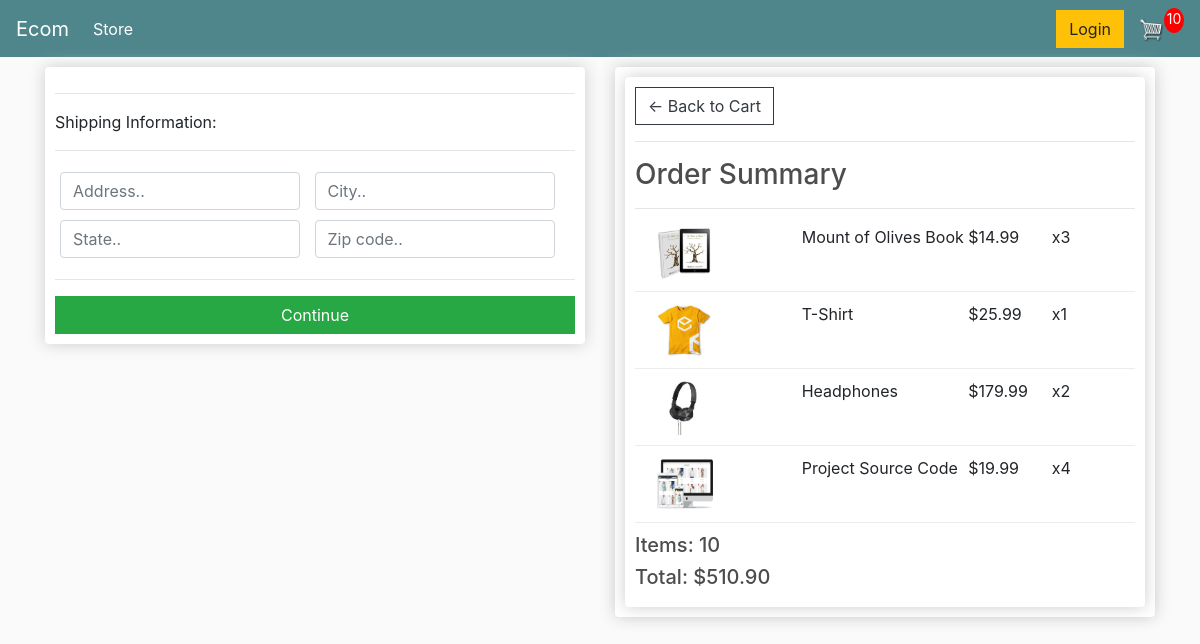
Before: /checkout/ (signed in) with the older database file.
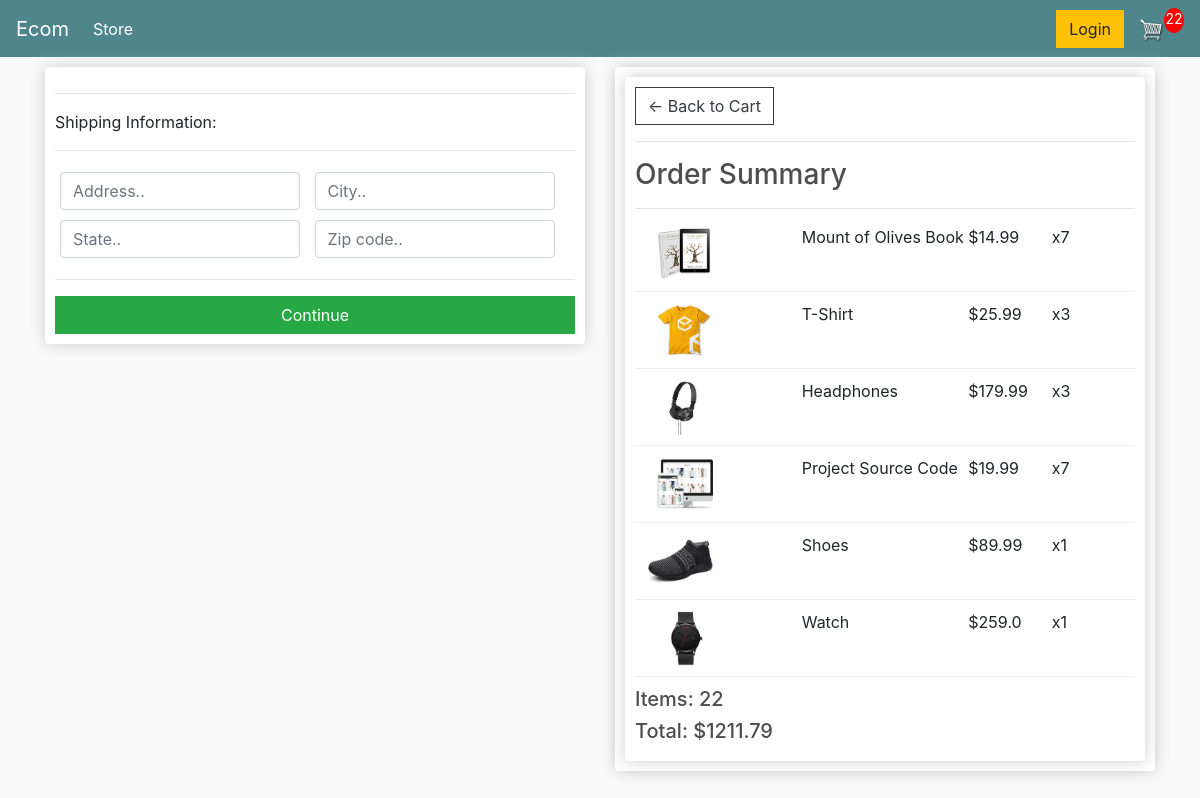
After: the same page with the newer database file.
### store/models.py (models this page shows, shortened)
class OrderItem(models.Model):
	product = models.ForeignKey(Product, on_delete=models.SET_NULL, null=True)
	order = models.ForeignKey(Order, on_delete=models.SET_NULL, null=True)
	quantity = models.IntegerField(default=0, null=True, blank=True)
	date_added = models.DateTimeField(auto_now_add=True)
	@property
	def get_total(self):
		total = self.product.price * self.quantity
		return total

class Product(models.Model):
	name = models.CharField(max_length=200)
	price = models.FloatField()
	digital = models.BooleanField(default=False,null=True, blank=True)
	image = models.ImageField(null=True, blank=True)
	@property
	def imageURL(self):
		try:
			url = self.image.url
		except:
			url = ''
		return url

class Order(models.Model):
	customer = models.ForeignKey(Customer, on_delete=models.SET_NULL, null=True, blank=True)
	date_ordered = models.DateTimeField(auto_now_add=True)
	complete = models.BooleanField(default=False)
	transaction_id = models.CharField(max_length=100, null=True)
	@property
	def shipping(self):
		shipping = False
		orderitems = self.orderitem_set.all()
		for i in orderitems:
			if i.product.digital == False:
				shipping = True
		return shipping
	@property
	def get_cart_total(self):
		orderitems = self.orderitem_set.all()
		total = sum([item.get_total for item in orderitems])
		return total
	@property
	def get_cart_items(self):
		orderitems = self.orderitem_set.all()
		total = sum([item.quantity for item in orderitems])
		return total

### store/views.py (the view)
# urls.py: path('checkout/', views.checkout, name="checkout"),
def checkout(request):
    if request.user.is_authenticated:
        customer = request.user.customer
        order, customer = Order.objects.get_or_create(customer=customer, complete=False)
        items = order.orderitem_set.all()
        cartItems = order.get_cart_items
    else:
        items = []
        order={'get_cart_total':0, 'get_cart_items':0, 'shipping':False}
        cartItems = order['get_cart_items']
    context = {'items': items, 'order':order, 'cartItems':cartItems}
    return render(request, 'store/checkout.html', context)

### store/templates/store/checkout.html (shortened to what this page needs)
{% extends 'store/main.html' %} {% load static %} {% block content %}
<div class="row">
  <div class="col-lg-6">
    <div class="box-element" id="form-wrapper">
      <form id="form">
        <div id="shipping-info">
          <hr />
          <p>Shipping Information:</p>
          <hr />
          <div class="form-field">
            <input
              class="form-control"
              type="text"
              name="address"
              placeholder="Address.."
            />
          </div>
          <div class="form-field">
            <input
              class="form-control"
              type="text"
              name="city"
              placeholder="City.."
            />
          </div>
          <div class="form-field">
            <input
              class="form-control"
              type="text"
              name="state"
              placeholder="State.."
            />
          </div>
          <div class="form-field">
            <input
              class="form-control"
              type="text"
              name="zipcode"
              placeholder="Zip code.."
            />
          </div>
        </div>
        <hr />
        <input
          id="form-button"
          class="btn btn-success btn-block"
          type="submit"
          value="Continue"
        />
      </form>
    </div>
    <br />
  </div>
  <div class="col-lg-6">
    <div class="box-element">
      <div class="box-element">
        <a class="btn btn-outline-dark" href="{% url 'cart' %}"
          >&#x2190; Back to Cart</a
        >
        <hr />
        <h3>Order Summary</h3>
        <hr />
        {% for item in items %}
        <div class="cart-row">
          <div style="flex: 2">
            <img class="row-image" src="{{item.product.imageURL}}" />
          </div>
          <div style="flex: 2"><p>{{item.product.name}}</p></div>
          <div style="flex: 1"><p>${{item.product.price}}</p></div>
          <div style="flex: 1"><p>x{{item.quantity}}</p></div>
        </div>
        {% endfor %}
        <h5>Items: {{order.get_cart_items}}</h5>
        <h5>Total: ${{order.get_cart_total|floatformat:2}}</h5>
      </div>
    </div>
  </div>
</div>
{% endblock content %}

Changed rows visible on the page:
changed OrderItem "Mount of Olives Book": quantity "3" → "7"
changed OrderItem "T-Shirt": quantity "1" → "3"
changed OrderItem "Headphones": quantity "2" → "3"
changed OrderItem "Project Source Code": quantity "4" → "7"
added OrderItem: product.imageURL (picture), product.name "Shoes", product.price "89.99", quantity "1"
added OrderItem: product.imageURL (picture), product.name "Watch", product.price "259.0", quantity "1"
changed through a linked row, Order: get_cart_items "10" → "22"; get_cart_total "510.90" → "1211.79"
Other visible differences:
{{ cartItems }}: "10" → "22"
